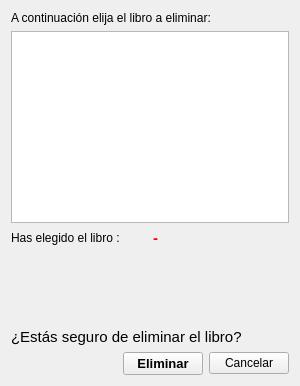
<?xml version="1.0" encoding="UTF-8"?>
<ui version="4.0">
 <class>DropTableWidget</class>
 <widget class="QWidget" name="DropTableWidget">
  <property name="geometry">
   <rect>
    <x>0</x>
    <y>0</y>
    <width>300</width>
    <height>386</height>
   </rect>
  </property>
  <property name="windowTitle">
   <string>Eliminar un Libro</string>
  </property>
  <layout class="QVBoxLayout" name="verticalLayout">
   <item>
    <widget class="QLabel" name="label_2">
     <property name="text">
      <string>A continuación elija el libro a eliminar:</string>
     </property>
    </widget>
   </item>
   <item>
    <widget class="QTableWidget" name="tableWidget">
     <property name="font">
      <font>
       <pointsize>11</pointsize>
       <bold>true</bold>
      </font>
     </property>
    </widget>
   </item>
   <item>
    <layout class="QHBoxLayout" name="horizontalLayout_2">
     <item>
      <widget class="QLabel" name="label_3">
       <property name="text">
        <string>Has elegido el libro :</string>
       </property>
      </widget>
     </item>
     <item>
      <widget class="QLabel" name="currentSelectedBookLabel">
       <property name="text">
        <string>&lt;html&gt;&lt;head/&gt;&lt;body&gt;&lt;p&gt;&lt;span style=&quot; font-size:11pt; font-weight:700; color:#ff0000;&quot;&gt;-&lt;/span&gt;&lt;/p&gt;&lt;/body&gt;&lt;/html&gt;</string>
       </property>
      </widget>
     </item>
    </layout>
   </item>
   <item>
    <spacer name="verticalSpacer">
     <property name="orientation">
      <enum>Qt::Vertical</enum>
     </property>
     <property name="sizeHint" stdset="0">
      <size>
       <width>20</width>
       <height>66</height>
      </size>
     </property>
    </spacer>
   </item>
   <item>
    <widget class="QLabel" name="label">
     <property name="font">
      <font>
       <pointsize>11</pointsize>
      </font>
     </property>
     <property name="text">
      <string>¿Estás seguro de eliminar el libro?</string>
     </property>
    </widget>
   </item>
   <item>
    <layout class="QHBoxLayout" name="horizontalLayout">
     <item>
      <spacer name="horizontalSpacer">
       <property name="orientation">
        <enum>Qt::Horizontal</enum>
       </property>
       <property name="sizeHint" stdset="0">
        <size>
         <width>40</width>
         <height>20</height>
        </size>
       </property>
      </spacer>
     </item>
     <item>
      <widget class="QPushButton" name="removeBook">
       <property name="font">
        <font>
         <pointsize>10</pointsize>
         <bold>true</bold>
        </font>
       </property>
       <property name="text">
        <string>Eliminar</string>
       </property>
      </widget>
     </item>
     <item>
      <widget class="QPushButton" name="CancelBtn">
       <property name="text">
        <string>Cancelar</string>
       </property>
      </widget>
     </item>
    </layout>
   </item>
  </layout>
 </widget>
 <resources/>
 <connections/>
</ui>
